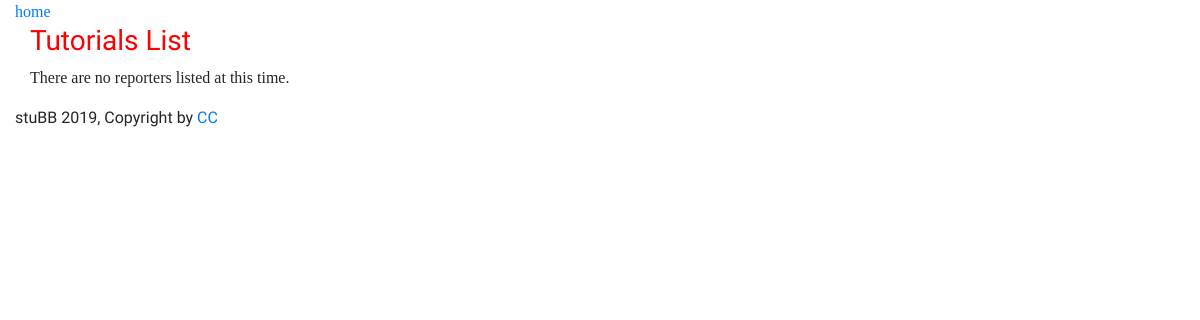
The page /views-sandbox/tutorials/ on the database as committed earlier.
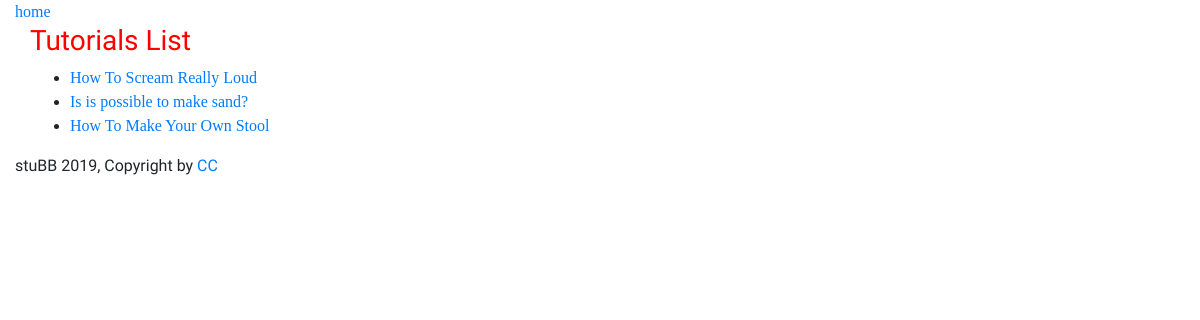
The same page on the database as committed later.
### viewssandbox/models.py (models this page shows, shortened)
class Tutorial(models.Model):
  title = models.CharField(max_length=255)
  body = models.TextField()

### viewssandbox/views.py (the view)
# urls.py: path('tutorials/', views.TutorialListView.as_view(), name='tutorials'),
class TutorialListView(generic.ListView):
  model = Tutorial
  template_name = 'viewssandbox/tutorial_list.html'

### viewssandbox/templates/viewssandbox/tutorial_list.html
{% extends 'viewssandbox/base.html' %}
{% block content %}
  <h3>Tutorials List</h3>
  {% if tutorial_list %}
  <ul>
      {% for tutorial in tutorial_list %}
        <li><a href="/tutorial/{{ tutorial.id}}">{{ tutorial.title }}</a></li>
      {% endfor %}
  </ul>
  {% else %}
    <p>There are no reporters listed at this time.</p>
  {% endif %}
{% endblock %}

### viewssandbox/templates/viewssandbox/base.html (shortened to what this page needs)
<!DOCTYPE html>
<html lang="en">
    <head>
    {% load staticfiles %}
    {% block head %}
    <link rel="stylesheet" href="https://stackpath.bootstrapcdn.com/bootstrap/4.1.3/css/bootstrap.min.css">
    <link rel="stylesheet" href="{% static 'styles/viewssandbox.css' %}" />
    {% endblock %}
    </head>
    <body>
    <div class="container-fluid">
        <nav class="nav">
            <a href="{% url 'viewssandbox:landing' %}">home</a>
        </nav>
        <div class="container-fluid">
        {% block content %}{% endblock %}
        </div>
    <footer class="basic-footer">
      <p>stuBB 2019, Copyright by <a href="https://creativecommons.org/licenses/by/3.0/">CC</a></p>
    </footer>
    </div>
    </body>
</html>

### viewssandbox/static/styles/viewssandbox.css (style rules this page uses)
body { font-family: 'Cormorant', serif; }
h1, h3, footer { font-family: 'Darker Grotesque', sans-serif; }
h3 { color: red; }
ul { list-style-type: disc; }

Rows that differ between the two databases and show on the page:
added Tutorial: title "How To Scream Really Loud"
added Tutorial: title "Is is possible to make sand?"
added Tutorial: title "How To Make Your Own Stool"
Other text that changed with them:
text no longer shown: "There are no reporters listed at this time."
